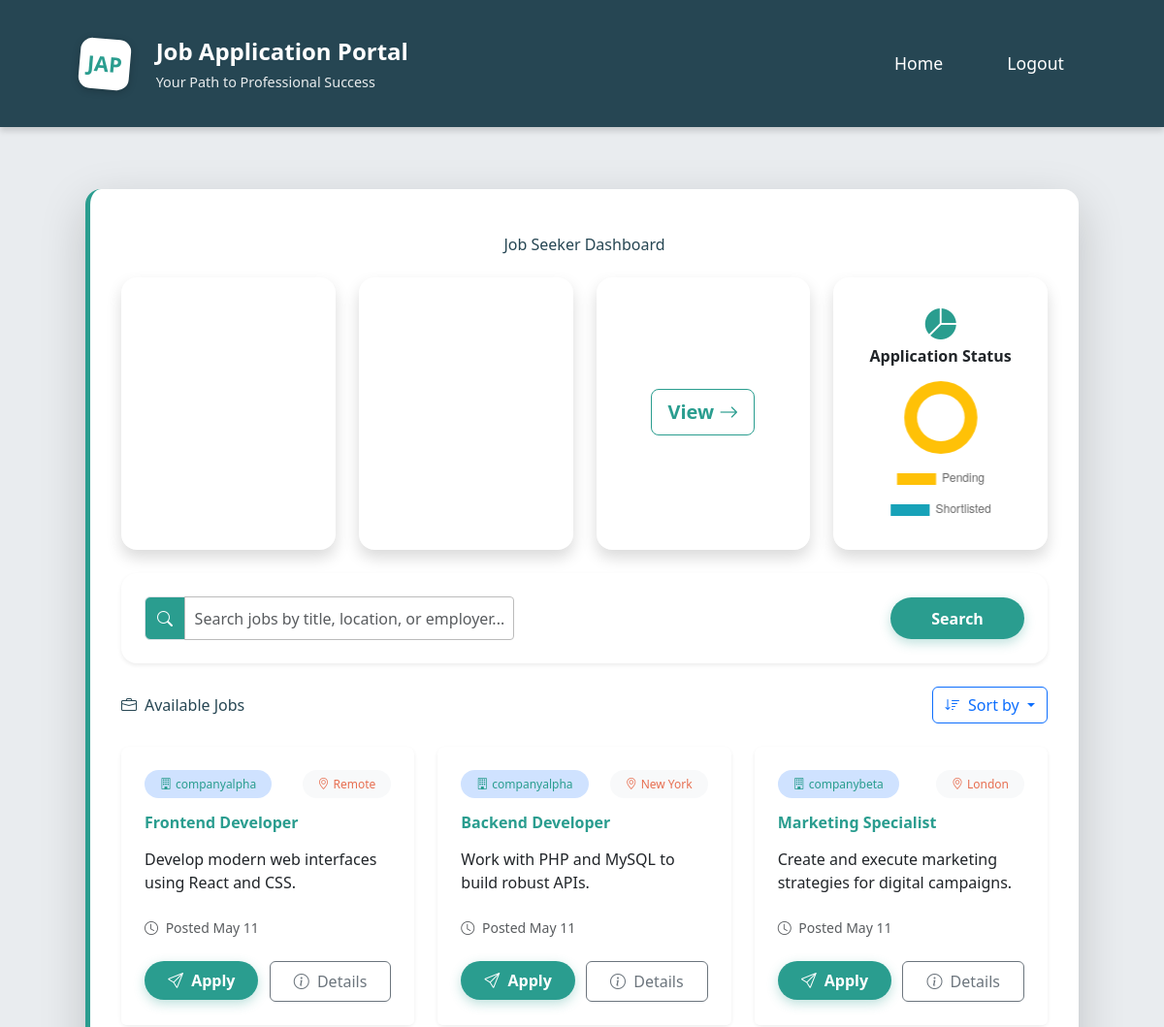
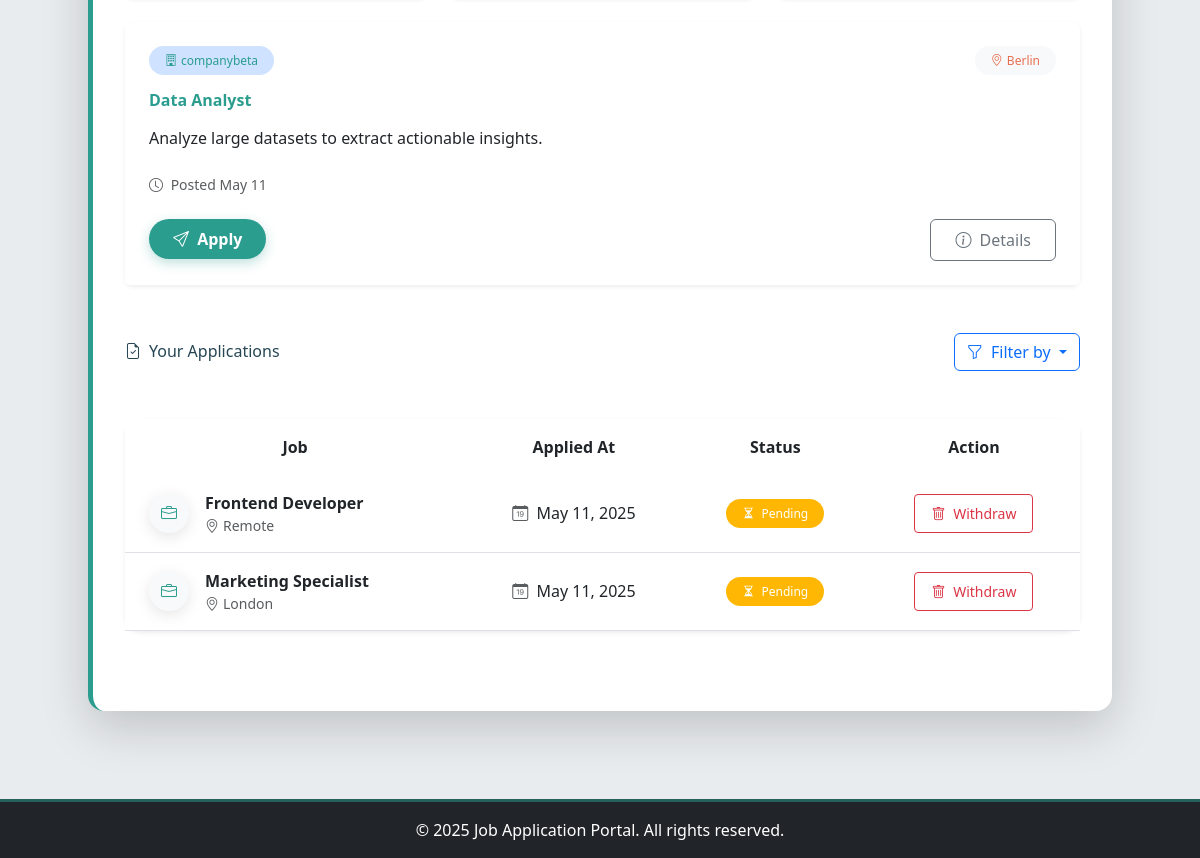
Page /jobseeker/dashboard.php (signed in) on the committed database (2 pictures, top to bottom).
### tables this page shows
CREATE TABLE IF NOT EXISTS jobs (
    id INT AUTO_INCREMENT PRIMARY KEY,
    employer_id INT NOT NULL,
    title VARCHAR(100) NOT NULL,
    description TEXT NOT NULL,
    location VARCHAR(100),
    posted_at TIMESTAMP DEFAULT CURRENT_TIMESTAMP,
    FOREIGN KEY (employer_id) REFERENCES users(id) ON DELETE CASCADE
);

CREATE TABLE IF NOT EXISTS users (
    id INT AUTO_INCREMENT PRIMARY KEY,
    username VARCHAR(50) NOT NULL UNIQUE,
    email VARCHAR(100) NOT NULL UNIQUE,
    password VARCHAR(255) NOT NULL,
    role ENUM('jobseeker', 'employer') NOT NULL,
    created_at TIMESTAMP DEFAULT CURRENT_TIMESTAMP
);

CREATE TABLE IF NOT EXISTS applications (
    id INT AUTO_INCREMENT PRIMARY KEY,
    job_id INT NOT NULL,
    seeker_id INT NOT NULL,
    cv_file VARCHAR(255),
    status ENUM('pending', 'shortlisted', 'rejected') DEFAULT 'pending',
    applied_at TIMESTAMP DEFAULT CURRENT_TIMESTAMP,
    FOREIGN KEY (job_id) REFERENCES jobs(id) ON DELETE CASCADE,
    FOREIGN KEY (seeker_id) REFERENCES users(id) ON DELETE CASCADE
);

### jobseeker/dashboard.php (the view, shortened to what this page needs)
<?php
include '../includes/header.php';
require_once '../config/db.php';
$jobs = $conn->query("SELECT jobs.*, users.username AS employer FROM jobs JOIN users ON jobs.employer_id = users.id ORDER BY posted_at DESC");
$seeker_id = $_SESSION['user_id'];
$applications = $conn->query("SELECT a.*, j.title FROM applications a JOIN jobs j ON a.job_id = j.id WHERE a.seeker_id = $seeker_id ORDER BY a.applied_at DESC");
$stats = ['pending'=>0,'shortlisted'=>0,'rejected'=>0];
$apps_stats = $conn->query("SELECT status FROM applications WHERE seeker_id = $seeker_id");
while ($row = $apps_stats->fetch_assoc()) {
    $st = $row['status'] ?? 'pending';
    $stats[$st]++;
}
?>
<div class="container jobseeker-dashboard shadow-lg rounded-4 bg-white">
    <h1 class="text-center mb-4 mt-3 fade-in">Job Seeker Dashboard</h1>
    <div class="row row-cols-1 row-cols-md-4 g-4 mb-4 dashboard-stats">
        <div class="col fade-in-up" style="animation-delay: 0.1s">
            <div class="card text-white bg-primary h-100 stat-card rounded-4 shadow">
                <div class="card-body text-center">
                    <i class="bi bi-briefcase-fill mb-3" style="font-size: 2rem;"></i>
                    <h5 class="card-title fw-bold">Jobs Available</h5>
                    <p class="card-text display-4" id="jobsCounter"><?php echo $jobs->num_rows; ?></p>
                </div>
            </div>
        </div>
        <div class="col fade-in-up" style="animation-delay: 0.2s">
            <div class="card text-white bg-success h-100 stat-card rounded-4 shadow">
                <div class="card-body text-center">
                    <i class="bi bi-file-earmark-text-fill mb-3" style="font-size: 2rem;"></i>
                    <h5 class="card-title fw-bold">Your Applications</h5>
                    <p class="card-text display-4" id="applicationsCounter"><?php echo $applications->num_rows; ?></p>
                </div>
            </div>
        </div>
        <div class="col fade-in-up" style="animation-delay: 0.3s">
            <div class="card text-white bg-info h-100 stat-card rounded-4 shadow">
                <div class="card-body text-center">
                    <i class="bi bi-person-badge-fill mb-3" style="font-size: 2rem;"></i>
                    <h5 class="card-title fw-bold">Profile & CV</h5>
                    <a href="profile.php" class="btn btn-light btn-lg mt-2 fw-bold">View <i class="bi bi-arrow-right"></i></a>
                </div>
            </div>
        </div>
        <div class="col fade-in-up" style="animation-delay: 0.4s">
            <div class="card h-100 stat-card rounded-4 shadow">
                <div class="card-body text-center">
                    <i class="bi bi-pie-chart-fill mb-3 text-primary" style="font-size: 2rem;"></i>
                    <h5 class="card-title fw-bold">Application Status</h5>
                    <div class="chart-container" style="position:relative; height:150px;">
                        <canvas id="statusChart"></canvas>
                    </div>
                </div>
            </div>
        </div>
    </div>
    <script>
        // Chart.js initialization
        const statusData = {
            labels: ['Pending', 'Shortlisted', 'Rejected'],
            datasets: [{
                data: [<?php echo $stats['pending']; ?>, <?php echo $stats['shortlisted']; ?>, <?php echo $stats['rejected']; ?>],
                backgroundColor: ['#ffc107', '#17a2b8', '#dc3545'],
                borderWidth: 0
            }]
        };
        new Chart(document.getElementById('statusChart').getContext('2d'), {
            type: 'doughnut',
            data: statusData,
            options: {
                responsive: true,
                maintainAspectRatio: false,
                plugins: {
                    legend: {
                        position: 'bottom',
                        labels: {
                            padding: 20,
                            font: {
                                size: 12
                            }
                        }
                    }
                },
                cutout: '65%',
                animation: {
                    animateScale: true,
                    animateRotate: true
                }
            }
        });
        // Initialize counter animations
        document.addEventListener('DOMContentLoaded', function() {
            const jobsCounter = new CountUp('jobsCounter', 0, <?php echo $jobs->num_rows; ?>, 0, 2.5, {useEasing: true});
            const applicationsCounter = new CountUp('applicationsCounter', 0, <?php echo $applications->num_rows; ?>, 0, 2.5, {useEasing: true});
            jobsCounter.start();
            applicationsCounter.start();
            // Initialize AOS
            AOS.init({
                duration: 800,
                once: true
            });
        });
    </script>
    <div class="search-filter bg-white rounded-4 shadow-sm p-4 mb-4 fade-in-up" style="animation-delay: 0.5s">
        <form method="get">
            <div class="row g-3 align-items-center">
                <div class="col-md-10">
                    <div class="input-group">
                        <span class="input-group-text bg-primary text-white"><i class="bi bi-search"></i></span>
                        <input type="text" class="form-control form-control-lg" name="search" placeholder="Search jobs by title, location, or employer..." value="<?php echo isset($_GET['search']) ? htmlspecialchars($_GET['search']) : ''; ?>">
                    </div>
                </div>
                <div class="col-md-2">
                    <button class="btn btn-primary btn-lg w-100" type="submit">Search</button>
                </div>
            </div>
        </form>
    </div>
    <div class="d-flex justify-content-between align-items-center mb-4 fade-in-up" style="animation-delay: 0.6s">
        <h3 class="mb-0"><i class="bi bi-briefcase me-2"></i>Available Jobs</h3>
        <div class="dropdown">
            <button class="btn btn-outline-primary dropdown-toggle" type="button" id="sortDropdown" data-bs-toggle="dropdown" aria-expanded="false">
                <i class="bi bi-sort-down me-1"></i> Sort by
            </button>
        </div>
    </div>
    <div class="job-list">
    <?php
    $sort = isset($_GET['sort']) ? $_GET['sort'] : 'newest';
    $jobs_query = "SELECT jobs.*, users.username AS employer FROM jobs JOIN users ON jobs.employer_id = users.id";
    if ($sort == 'oldest') {
        $jobs_query .= " ORDER BY posted_at ASC";
    } else {
        $jobs_query .= " ORDER BY posted_at DESC";
    }
    $jobs = $conn->query($jobs_query);
    $count = 0;
    while ($job = $jobs->fetch_assoc()):
        $count++;
        $delay = 0.1 * $count;
    ?>
        <div class="col fade-in-up" style="animation-delay: <?php echo $delay; ?>s" data-aos="fade-up" data-aos-delay="<?php echo $delay * 100; ?>">
            <div class="card h-100 shadow-sm job-card-modern rounded-3 border-0">
                <div class="card-body d-flex flex-column p-4">
                    <div class="d-flex justify-content-between align-items-start mb-3">
                        <span class="badge bg-primary-subtle text-primary rounded-pill fw-normal px-3 py-2">
                            <i class="bi bi-building me-1"></i><?php echo htmlspecialchars($job['employer']); ?>
                        </span>
                        <span class="badge bg-light text-secondary rounded-pill fw-normal px-3 py-2">
                            <i class="bi bi-geo-alt me-1"></i><?php echo htmlspecialchars($job['location']); ?>
                        </span>
                    </div>
                    <h5 class="card-title fw-bold mb-3"><?php echo htmlspecialchars($job['title']); ?></h5>
                    <p class="card-text flex-grow-1 mb-4" style="overflow:hidden; display: -webkit-box; -webkit-line-clamp: 3; -webkit-box-orient: vertical;">
                        <?php echo htmlspecialchars($job['description']); ?>
                    </p>
                    <div class="d-flex justify-content-between align-items-center mt-auto">
                        <span class="text-muted small">
                            <i class="bi bi-clock me-1"></i> Posted <?php echo date('M d', strtotime($job['posted_at'])); ?>
                        </span>
                    </div>
                </div>
                <div class="card-footer bg-white border-0 d-flex justify-content-between p-4 pt-0">
                    <form method="post" action="apply.php" class="m-0">
                        <button type="submit" class="btn btn-primary px-4 py-2 fw-semibold">
                            <i class="bi bi-send me-1"></i> Apply
                        </button>
                    </form>
                    <a href="job_detail.php?job_id=<?php echo $job['id']; ?>" class="btn btn-outline-secondary px-4 py-2">
                        <i class="bi bi-info-circle me-1"></i> Details
                    </a>
                </div>
            </div>
        </div>
    <?php endwhile; ?>
    </div>
    <div class="d-flex justify-content-between align-items-center my-5 fade-in-up" style="animation-delay: 0.7s">
        <h3 class="mb-0"><i class="bi bi-file-earmark-check me-2"></i>Your Applications</h3>
        <div class="dropdown">
            <button class="btn btn-outline-primary dropdown-toggle" type="button" id="appFilterDropdown" data-bs-toggle="dropdown" aria-expanded="false">
                <i class="bi bi-funnel me-1"></i> Filter by
            </button>
        </div>
    </div>
    <div class="card rounded-4 shadow-sm mb-5 fade-in-up" style="animation-delay: 0.8s">
        <div class="card-body p-0">
            <div class="table-responsive">
                <table class="table table-hover application-list mb-0">
                    <thead class="bg-light">
                        <tr class="text-center">
                            <th class="rounded-top-start border-0 px-4 py-3">Job</th>
                            <th class="border-0 px-4 py-3">Applied At</th>
                            <th class="border-0 px-4 py-3">Status</th>
                            <th class="rounded-top-end border-0 px-4 py-3">Action</th>
                        </tr>
                    </thead>
                    <tbody>
                    <?php
                    $filter_query = "";
                    $applications = $conn->query("SELECT a.*, j.title, j.location FROM applications a JOIN jobs j ON a.job_id = j.id WHERE a.seeker_id = $seeker_id $filter_query ORDER BY a.applied_at DESC");
                    $count = 0;
                    while ($app = $applications->fetch_assoc()):
                        $count++;
                        $delay = 0.1 * $count;
                        $status = $app['status'] ?? 'pending';
                        $status_class = 'badge bg-warning';
                        $status_icon = 'bi bi-hourglass-split';
                    ?>
                        <tr class="text-center" data-aos="fade-up" data-aos-delay="<?php echo $delay * 50; ?>">
                            <td class="px-4 py-3 align-middle">
                                <div class="d-flex align-items-center">
                                    <div class="icon-circle bg-light me-3 d-flex align-items-center justify-content-center" style="width: 40px; height: 40px; border-radius: 50%;">
                                        <i class="bi bi-briefcase text-primary"></i>
                                    </div>
                                    <div class="text-start">
                                        <p class="mb-0 fw-bold"><?php echo htmlspecialchars($app['title']); ?></p>
                                        <p class="text-muted small mb-0">
                                            <i class="bi bi-geo-alt me-1"></i><?php echo htmlspecialchars($app['location']); ?>
                                        </p>
                                    </div>
                                </div>
                            </td>
                            <td class="px-4 py-3 align-middle text-nowrap">
                                <i class="bi bi-calendar-date me-1 text-muted"></i>
                                <?php echo date('M d, Y', strtotime($app['applied_at'])); ?>
                            </td>
                            <td class="px-4 py-3 align-middle">
                                <span class="<?php echo $status_class; ?> px-3 py-2">
                                    <i class="<?php echo $status_icon; ?> me-1"></i>
                                    <?php echo ucfirst($status); ?>
                                </span>
                            </td>
                            <td class="px-4 py-3 align-middle">
                                <form method="post" action="withdraw.php" class="d-inline">
                                    <button type="submit" class="btn btn-outline-danger btn-sm px-3 py-2">
                                        <i class="bi bi-trash me-1"></i> Withdraw
                                    </button>
                                </form>
                            </td>
                        </tr>
                    <?php endwhile; ?>
                    </tbody>
                </table>
            </div>
        </div>
    </div>
</div>
<?php include '../includes/footer.php'; ?>

### includes/header.php (shortened to what this page needs)
<!DOCTYPE html>
<html lang="en">
<head>
    <link href="https://cdn.jsdelivr.net/npm/bootstrap@5.3.0/dist/css/bootstrap.min.css" rel="stylesheet">
    <link rel="stylesheet" href="https://cdn.jsdelivr.net/npm/bootstrap-icons@1.11.0/font/bootstrap-icons.css">
    <link rel="stylesheet" href="https://cdnjs.cloudflare.com/ajax/libs/animate.css/4.1.1/animate.min.css">
    <script src="https://cdn.tailwindcss.com"></script>
    <link rel="stylesheet" href="/job-application-portal/assets/css/style.css">
    <link rel="stylesheet" href="/job-application-portal/assets/css/animations.css">
</head>
<body class="custom-body-bg">
<header class="main-header">
    <div class="header-content">
        <div class="logo-tagline">
            <span class="logo-circle">JAP</span>
            <div>
                <span class="site-title">Job Application Portal</span>
                <span class="site-tagline">Your Path to Professional Success</span>
            </div>
        </div>
        <nav>
            <a href="/job-application-portal/index.php" class="<?php echo basename($_SERVER['PHP_SELF']) == 'index.php' ? 'active' : ''; ?>">Home</a>
            <?php if (isset($_SESSION['user_id'])): ?>
                <a href="/job-application-portal/logout.php">Logout</a>
            <?php else: ?>
                <a href="/job-application-portal/login.php" class="<?php echo basename($_SERVER['PHP_SELF']) == 'login.php' ? 'active' : ''; ?>">Login</a>
                <a href="/job-application-portal/register.php" class="<?php echo basename($_SERVER['PHP_SELF']) == 'register.php' ? 'active' : ''; ?>">Register</a>
            <?php endif; ?>
        </nav>
    </div>
</header>
<main>

### includes/footer.php (shortened to what this page needs)
</main>
<footer class="py-3 mt-4 bg-dark text-white text-center">
    <p class="mb-0">&copy; <?php echo date('Y'); ?> Job Application Portal. All rights reserved.</p>
</footer>
</body>
</html>

### rows in the picture
jobs: employer.username "companyalpha", location "Remote", title "Frontend Developer", description "Develop modern web interfaces using React and CSS.", posted_at "May 11"
jobs: employer.username "companyalpha", location "New York", title "Backend Developer", description "Work with PHP and MySQL to build robust APIs.", posted_at "May 11"
jobs: employer.username "companybeta", location "London", title "Marketing Specialist", description "Create and execute marketing strategies for digital campaigns.", posted_at "May 11"
jobs: employer.username "companybeta", location "Berlin", title "Data Analyst", description "Analyze large datasets to extract actionable insights.", posted_at "May 11"
applications: job.title "Frontend Developer", job.location "Remote", applied_at "May 11, 2025", status "Pending"
applications: job.title "Marketing Specialist", job.location "London", applied_at "May 11, 2025", status "Pending"

### other values in the picture
chart data {{ $stats['shortlisted'] }} 0
chart data {{ $stats['rejected'] }} 0
